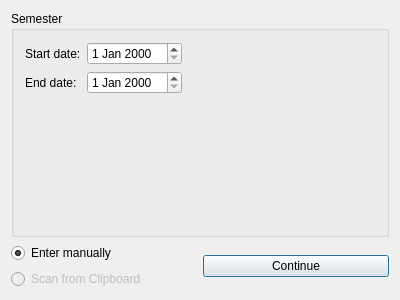
<?xml version="1.0" encoding="UTF-8"?>
<ui version="4.0">
 <class>MainWindow</class>
 <widget class="QMainWindow" name="MainWindow">
  <property name="geometry">
   <rect>
    <x>0</x>
    <y>0</y>
    <width>400</width>
    <height>300</height>
   </rect>
  </property>
  <property name="windowTitle">
   <string>MainWindow</string>
  </property>
  <widget class="QWidget" name="centralWidget">
   <layout class="QVBoxLayout" name="verticalLayout">
    <property name="sizeConstraint">
     <enum>QLayout::SetDefaultConstraint</enum>
    </property>
    <item>
     <widget class="QGroupBox" name="groupBox">
      <property name="title">
       <string>Semester</string>
      </property>
      <layout class="QFormLayout" name="formLayout">
       <item row="0" column="0">
        <widget class="QLabel" name="label">
         <property name="text">
          <string>Start date:</string>
         </property>
        </widget>
       </item>
       <item row="0" column="1">
        <widget class="QDateEdit" name="dateEdit">
         <property name="sizePolicy">
          <sizepolicy hsizetype="Maximum" vsizetype="Fixed">
           <horstretch>0</horstretch>
           <verstretch>0</verstretch>
          </sizepolicy>
         </property>
        </widget>
       </item>
       <item row="1" column="0">
        <widget class="QLabel" name="label_2">
         <property name="text">
          <string>End date:</string>
         </property>
        </widget>
       </item>
       <item row="1" column="1">
        <widget class="QDateEdit" name="dateEdit_2">
         <property name="sizePolicy">
          <sizepolicy hsizetype="Maximum" vsizetype="Fixed">
           <horstretch>0</horstretch>
           <verstretch>0</verstretch>
          </sizepolicy>
         </property>
        </widget>
       </item>
      </layout>
     </widget>
    </item>
    <item>
     <layout class="QGridLayout" name="gridLayout">
      <item row="0" column="1" rowspan="2">
       <widget class="QPushButton" name="pushButton">
        <property name="sizePolicy">
         <sizepolicy hsizetype="Minimum" vsizetype="Fixed">
          <horstretch>0</horstretch>
          <verstretch>0</verstretch>
         </sizepolicy>
        </property>
        <property name="text">
         <string>Continue</string>
        </property>
        <property name="checkable">
         <bool>false</bool>
        </property>
        <property name="default">
         <bool>true</bool>
        </property>
       </widget>
      </item>
      <item row="0" column="0">
       <widget class="QRadioButton" name="manualEntryButton">
        <property name="text">
         <string>Enter manually</string>
        </property>
        <property name="checked">
         <bool>true</bool>
        </property>
       </widget>
      </item>
      <item row="1" column="0">
       <widget class="QRadioButton" name="clipRadioButton">
        <property name="enabled">
         <bool>false</bool>
        </property>
        <property name="text">
         <string>Scan from Clipboard</string>
        </property>
       </widget>
      </item>
     </layout>
    </item>
   </layout>
  </widget>
  <widget class="QMenuBar" name="menuBar">
   <property name="geometry">
    <rect>
     <x>0</x>
     <y>0</y>
     <width>400</width>
     <height>22</height>
    </rect>
   </property>
  </widget>
 </widget>
 <layoutdefault spacing="6" margin="11"/>
 <resources/>
 <connections/>
</ui>
